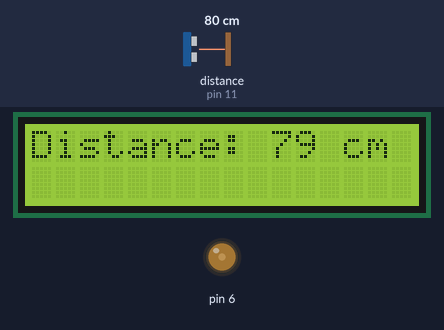
This sketch was run on a simulated Arduino Uno, built with avr-gcc and run on an emulated ATmega328P. Parts: 16×2 character LCD, output pins drawn as LEDs (lit = HIGH). The test bench sets the inputs (shaded band); at power-on: distance to the obstacle (sensor on pin 11) 80 cm. The echo pulse lasts 58.3 µs per cm; pins used as bus, display or sensor lines are not drawn; what the sketch prints to the serial monitor is not drawn.

Above: at 1.2 s.
1.3 s: distance to the obstacle (sensor on pin 11) set to 2 cm
At 2.4 s:
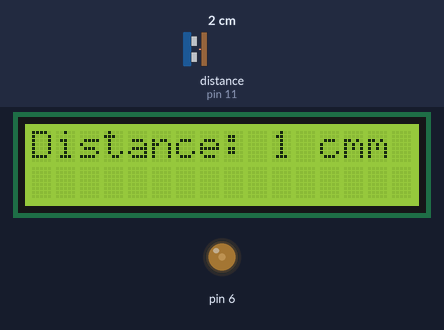
2.8 s: distance to the obstacle (sensor on pin 11) set to 18 cm
At 3.8 s:
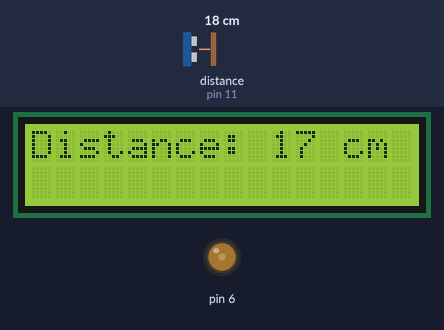
4.3 s: distance to the obstacle (sensor on pin 11) set to 299 cm
At 4.9 s:
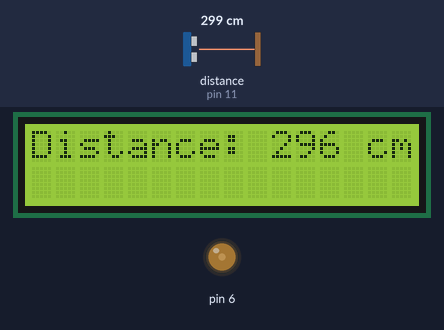
5.8 s: distance to the obstacle (sensor on pin 11) set to 4 cm
At 6.5 s:
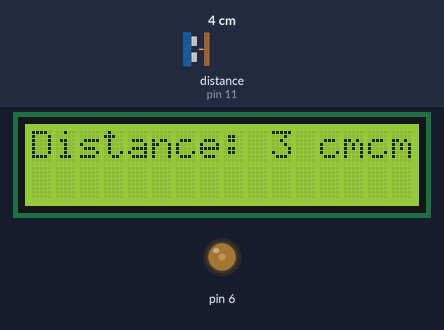
Timing chart, 0 to 8.3 s (numbered marks = the images above; inputs shaded):
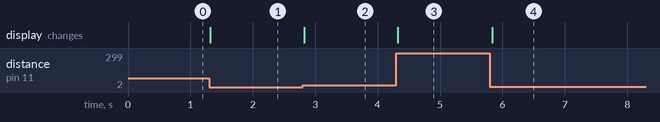

The sketch:

FinalProject.ino
```cpp
#include <LiquidCrystal.h>
#include <HCSR04.h>
#define echoPin 11
#define trigPin 3

long duration;
int distance;
int Contrast=60;
LiquidCrystal lcd(10, 9, 5, 4, 3, 2);

void setup() {
 pinMode(trigPin, OUTPUT);
 pinMode(echoPin, INPUT);
 Serial.println("Ultrasonic Sensor HC-SR04 Test");
 Serial.println("with Arduino UNO R3");

 analogWrite(6, Contrast);
 lcd.begin(16, 2);

 Serial.begin(9600);
}

void loop() {
  digitalWrite(trigPin, LOW);
  delayMicroseconds(2);
  digitalWrite(trigPin, HIGH);
  delayMicroseconds(10);
  digitalWrite(trigPin, LOW);

  duration = pulseIn(echoPin, HIGH);
  distance = duration * 0.034 / 2;

  Serial.print("Distance: ");
  Serial.print(distance);
  Serial.println(" cm");

  lcd.setCursor(0,0);
  lcd.print("Distance: ");
  lcd.print(distance);
  lcd.print(" cm");
  delay(10);

}
```

Measured:
- after the input at 1.3 s, the display: changes at once (image 1)
- after the input at 2.8 s, the display: changes at once (image 2)
- after the input at 4.3 s, the display: changes at once (image 3)
- after the input at 5.8 s, the display: changes at once (image 4)
